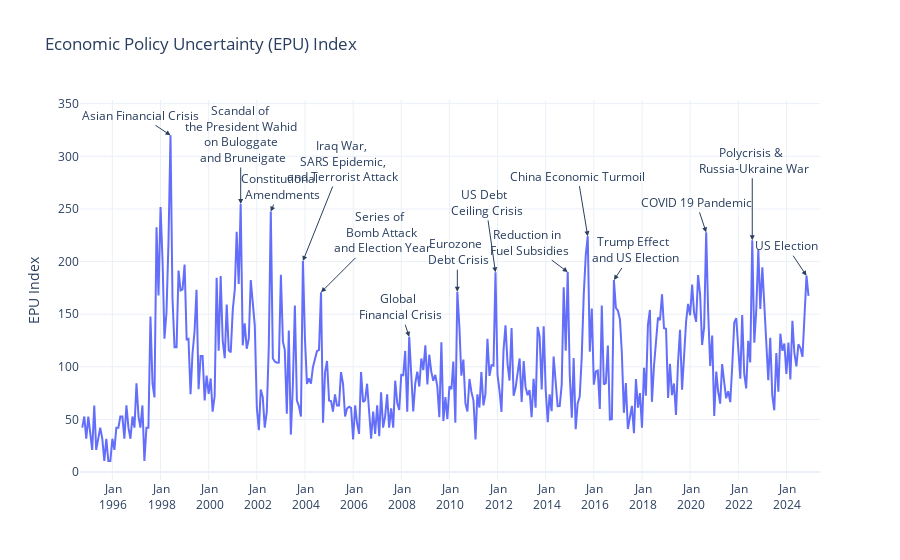

Write notebook code for a chart like this one.
### Code cell
# Plot the normalized EPU index using plotly
fig1 = px.line(Zt, x=Zt.Month.astype(str), y='EPU_Index', title='Economic Policy Uncertainty (EPU) Index')
fig1.update_layout(
    xaxis_title=None,
    yaxis_title='EPU Index',
    xaxis=dict(tickangle=0),
    template='plotly_white'
)

fig1.update_xaxes(
    # dtick="M3",
    nticks=20,
    tickformat="%b\n%Y",
    ticklabelmode="period",
    tickmode="auto",
    )

# Add annotation for June 1998
fig1.add_annotation(
    x='1998-06',
    y=Zt[Zt['Month'] == '1998-06']['EPU_Index'].values[0],
    text="Asian Financial Crisis",
    showarrow=True,
    arrowhead=2,
    ax=-30,
    ay=-20,
)
# Add annotation for March 2001
fig1.add_annotation(
    x='2001-05',
    y=Zt[Zt['Month'] == '2001-05']['EPU_Index'].values[0],
    text="Scandal of <br> the President Wahid <br> on Buloggate <br> and Bruneigate",
    showarrow=True,
    arrowhead=2,
    ax=0,
    ay=-70,
)

# Add annotation for August 2002
fig1.add_annotation(
    x='2002-08',
    y=Zt[Zt['Month'] == '2002-08']['EPU_Index'].values[0],
    text="Constitutional <br> Amendments",
    showarrow=True,
    arrowhead=2,
    ax=10,
    ay=-25,
)

# Add annotation for December 2003
fig1.add_annotation(
    x='2003-12',
    y=Zt[Zt['Month'] == '2003-12']['EPU_Index'].values[0],
    text="Iraq War, <br> SARS Epidemic, <br> and Terrorist Attack ",
    showarrow=True,
    arrowhead=2,
    ax=40,
    ay=-100,
)

# Add annotation for September 2004
fig1.add_annotation(
    x='2004-09',
    y=Zt[Zt['Month'] == '2004-09']['EPU_Index'].values[0],
    text="Series of <br> Bomb Attack <br> and Election Year",
    showarrow=True,
    arrowhead=2,
    ax=60,
    ay=-60,
)

# Add annotation for May 2008
fig1.add_annotation(
    x='2008-05',
    y=Zt[Zt['Month'] == '2008-05']['EPU_Index'].values[0],
    text="Global <br> Financial Crisis",
    showarrow=True,
    arrowhead=2,
    ax=-10,
    ay=-30,
)

# Add annotation for May 2010
fig1.add_annotation(
    x='2010-05',
    y=Zt[Zt['Month'] == '2010-05']['EPU_Index'].values[0],
    text="Eurozone <br> Debt Crisis",
    showarrow=True,
    arrowhead=2,
    ax=0,
    ay=-40,
)

# Add annotation for December 2011
fig1.add_annotation(
    x='2011-12',
    y=Zt[Zt['Month'] == '2011-12']['EPU_Index'].values[0],
    text="US Debt <br> Ceiling Crisis",
    showarrow=True,
    arrowhead=2,
    ax=-10,
    ay=-70,
)

# Add annotation for December 2014
fig1.add_annotation(
    x='2014-12',
    y=Zt[Zt['Month'] == '2014-12']['EPU_Index'].values[0],
    text="Reduction in <br> Fuel Subsidies",
    showarrow=True,
    arrowhead=2,
    ax=-40,
    ay=-30,
)

# Add annotation for October 2015
fig1.add_annotation(
    x='2015-10',
    y=Zt[Zt['Month'] == '2015-10']['EPU_Index'].values[0],
    text="China Economic Turmoil",
    showarrow=True,
    arrowhead=2,
    ax=-10,
    ay=-60,
)

# Add annotation for November 2016
fig1.add_annotation(
    x='2016-11',
    y=Zt[Zt['Month'] == '2016-11']['EPU_Index'].values[0],
    text="Trump Effect <br> and US Election",
    showarrow=True,
    arrowhead=2,
    ax=20,
    ay=-30,
)

# Add annotation for September 2020
fig1.add_annotation(
    x='2020-09',
    y=Zt[Zt['Month'] == '2020-09']['EPU_Index'].values[0],
    text="COVID 19 Pandemic",
    showarrow=True,
    arrowhead=2,
    ax=-10,
    ay=-30,
)

# Add annotation for August 2022
fig1.add_annotation(
    x='2022-08',
    y=Zt[Zt['Month'] == '2022-08']['EPU_Index'].values[0],
    text="Polycrisis & <br> Russia-Ukraine War",
    showarrow=True,
    arrowhead=2,
    ax=0,
    ay=-80,
)

# Add annotation for November 2024
fig1.add_annotation(
    x='2024-11',
    y=Zt[Zt['Month'] == '2024-11']['EPU_Index'].values[0],
    text="US Election",
    showarrow=True,
    arrowhead=2,
    ax=-20,
    ay=-30,
)
fig1.show()

### Figure 1 — Plotly figure (JSON) as saved in the notebook; plotly's stock layout.template omitted (floating-point values rounded to 4 significant figures; data arrays with more than 128 entries replaced by an {"elided": "..."} marker saying what was removed)
{"data": [{"hovertemplate": "x=%{x}<br>EPU_Index=%{y}<extra></extra>", "legendgroup": "", "line": {"color": "#636efa", "dash": "solid"}, "marker": {"symbol": "circle"}, "mode": "lines", "name": "", "orientation": "v", "showlegend": false, "type": "scatter", "x": {"elided": "362 str values"}, "xaxis": "x", "y": {"elided": "362 float values"}, "yaxis": "y"}], "layout": {"annotations": [{"arrowhead": 2, "ax": -30, "ay": -20, "showarrow": true, "text": "Asian Financial Crisis", "x": "1998-06", "y": 320.0}, {"arrowhead": 2, "ax": 0, "ay": -70, "showarrow": true, "text": "Scandal of <br> the President Wahid <br> on Buloggate <br> and Bruneigate", "x": "2001-05", "y": 254.7}, {"arrowhead": 2, "ax": 10, "ay": -25, "showarrow": true, "text": "Constitutional <br> Amendments", "x": "2002-08", "y": 247.5}, {"arrowhead": 2, "ax": 40, "ay": -100, "showarrow": true, "text": "Iraq War, <br> SARS Epidemic, <br> and Terrorist Attack ", "x": "2003-12", "y": 200.6}, {"arrowhead": 2, "ax": 60, "ay": -60, "showarrow": true, "text": "Series of <br> Bomb Attack <br> and Election Year", "x": "2004-09", "y": 170.8}, {"arrowhead": 2, "ax": -10, "ay": -30, "showarrow": true, "text": "Global <br> Financial Crisis", "x": "2008-05", "y": 128.6}, {"arrowhead": 2, "ax": 0, "ay": -40, "showarrow": true, "text": "Eurozone <br> Debt Crisis", "x": "2010-05", "y": 171.4}, {"arrowhead": 2, "ax": -10, "ay": -70, "showarrow": true, "text": "US Debt <br> Ceiling Crisis", "x": "2011-12", "y": 189.8}, {"arrowhead": 2, "ax": -40, "ay": -30, "showarrow": true, "text": "Reduction in <br> Fuel Subsidies", "x": "2014-12", "y": 190.0}, {"arrowhead": 2, "ax": -10, "ay": -60, "showarrow": true, "text": "China Economic Turmoil", "x": "2015-10", "y": 224.1}, {"arrowhead": 2, "ax": 20, "ay": -30, "showarrow": true, "text": "Trump Effect <br> and US Election", "x": "2016-11", "y": 182.5}, {"arrowhead": 2, "ax": -10, "ay": -30, "showarrow": true, "text": "COVID 19 Pandemic", "x": "2020-09", "y": 227.7}, {"arrowhead": 2, "ax": 0, "ay": -80, "showarrow": true, "text": "Polycrisis & <br> Russia-Ukraine War", "x": "2022-08", "y": 220.3}, {"arrowhead": 2, "ax": -20, "ay": -30, "showarrow": true, "text": "US Election", "x": "2024-11", "y": 186.6}], "legend": {"tracegroupgap": 0}, "title": {"text": "Economic Policy Uncertainty (EPU) Index"}, "xaxis": {"anchor": "y", "domain": [0, 1], "nticks": 20, "tickangle": 0, "tickformat": "%b\n%Y", "ticklabelmode": "period", "tickmode": "auto", "title": {}}, "yaxis": {"anchor": "x", "domain": [0, 1], "title": {"text": "EPU Index"}}}}
